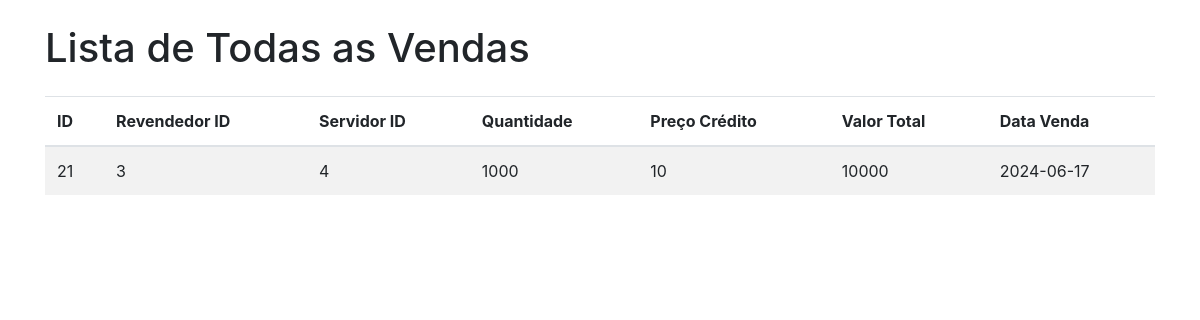
/attbanco.php (signed in), run on the app's committed database.
### tables this page shows
CREATE TABLE vendas_creditos (
        id INTEGER PRIMARY KEY AUTOINCREMENT,
        revendedor_id INTEGER NOT NULL,
        servidor_id INTEGER NOT NULL,
        quantidade INTEGER NOT NULL,
        preco_credito REAL NOT NULL,
        valor_total REAL NOT NULL,
        data_venda DATE NOT NULL DEFAULT (date('now')),
        FOREIGN KEY (revendedor_id) REFERENCES revendedores(id),
        FOREIGN KEY (servidor_id) REFERENCES servers(id)
    );

### attbanco.php (the view, shortened to what this page needs)
<?php
include('config/db.php');
function listarTodasVendas($pdo) {
    $stmt = $pdo->query("SELECT * FROM vendas_creditos");
    return $stmt->fetchAll(PDO::FETCH_ASSOC);
}
$vendas = listarTodasVendas($pdo);
?>
<!DOCTYPE html>
<html lang="pt-BR">
<head>
    <link href="https://maxcdn.bootstrapcdn.com/bootstrap/4.5.2/css/bootstrap.min.css" rel="stylesheet">
</head>
<body>
<div class="container">
    <h1 class="my-4">Lista de Todas as Vendas</h1>
    <table class="table table-striped table-custom">
        <thead>
            <tr>
                <th>ID</th>
                <th>Revendedor ID</th>
                <th>Servidor ID</th>
                <th>Quantidade</th>
                <th>Preço Crédito</th>
                <th>Valor Total</th>
                <th>Data Venda</th>
            </tr>
        </thead>
        <tbody>
        <?php if (!empty($vendas)): ?>
            <?php foreach ($vendas as $venda): ?>
                <tr>
                    <td><?= htmlspecialchars($venda['id']) ?></td>
                    <td><?= htmlspecialchars($venda['revendedor_id']) ?></td>
                    <td><?= htmlspecialchars($venda['servidor_id']) ?></td>
                    <td><?= htmlspecialchars($venda['quantidade']) ?></td>
                    <td><?= htmlspecialchars($venda['preco_credito']) ?></td>
                    <td><?= htmlspecialchars($venda['valor_total']) ?></td>
                    <td><?= htmlspecialchars($venda['data_venda']) ?></td>
                </tr>
            <?php endforeach; ?>
        <?php else: ?>
            <tr>
                <td colspan="7">Nenhuma venda encontrada.</td>
            </tr>
        <?php endif; ?>
        </tbody>
    </table>
</div>
</body>
</html>

### data on the page
vendas_creditos: id "21", revendedor "3", servidor "4", quantidade "1000", preco_credito "10", valor_total "10000", data_venda "2024-06-17"
